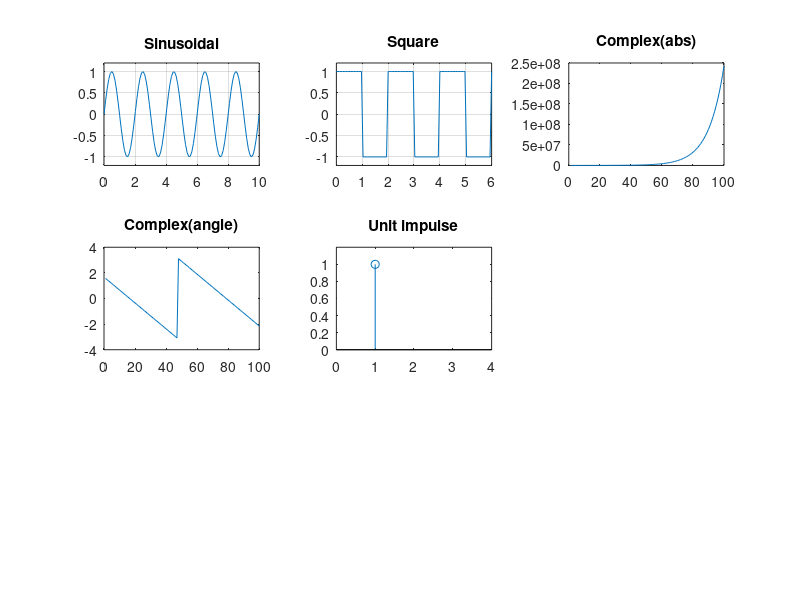

Here is the MATLAB script that generated this plot:
%a.sinusoidal
x=linspace(0,10*pi)
subplot(3,3,1)
plot(x/pi,sin(x))
ylim([-1.2,1.2])
grid on
title('Sinusoidal')
%b.square
subplot(3,3,2)
y=linspace(0,6*pi)
plot(y/pi,square(y))
title('Square')
grid on
ylim([-1.2,1.2])
%c.complex waveform
a=linspace(0,10)
b=linspace(10,20)
z=sin(complex(a,b))
subplot(3,3,3)
plot(abs(z))
title('Complex(abs)')
subplot(3,3,4)
plot(angle(z))
title('Complex(angle)')
%d.Unit impulse
ua=ones(1,1)
subplot(3,3,5)
stem(ua)
axis([0,4,0,1.2])
title('Unit impulse')
